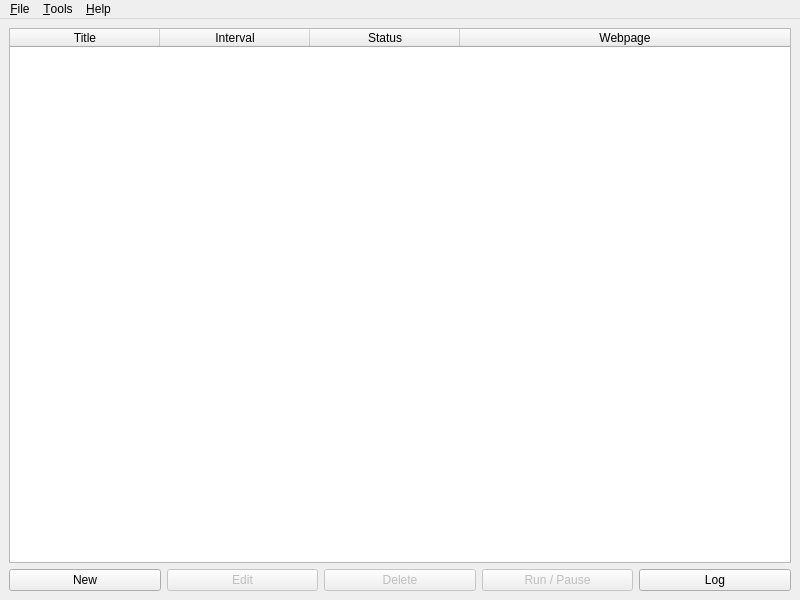
<?xml version="1.0" encoding="UTF-8"?>
<ui version="4.0">
 <class>MainWindow</class>
 <widget class="QMainWindow" name="MainWindow">
  <property name="geometry">
   <rect>
    <x>0</x>
    <y>0</y>
    <width>800</width>
    <height>600</height>
   </rect>
  </property>
  <property name="windowTitle">
   <string>PageSentry</string>
  </property>
  <widget class="QWidget" name="centralwidget">
   <layout class="QGridLayout" name="gridLayout_2">
    <item row="0" column="0">
     <layout class="QGridLayout" name="gridLayout">
      <item row="0" column="0">
       <widget class="QTableWidget" name="alertTableWidget">
        <property name="editTriggers">
         <set>QAbstractItemView::NoEditTriggers</set>
        </property>
        <property name="selectionMode">
         <enum>QAbstractItemView::SingleSelection</enum>
        </property>
        <property name="selectionBehavior">
         <enum>QAbstractItemView::SelectRows</enum>
        </property>
        <attribute name="horizontalHeaderDefaultSectionSize">
         <number>150</number>
        </attribute>
        <attribute name="horizontalHeaderShowSortIndicator" stdset="0">
         <bool>false</bool>
        </attribute>
        <attribute name="horizontalHeaderStretchLastSection">
         <bool>true</bool>
        </attribute>
        <attribute name="verticalHeaderVisible">
         <bool>false</bool>
        </attribute>
        <attribute name="verticalHeaderCascadingSectionResizes">
         <bool>false</bool>
        </attribute>
        <column>
         <property name="text">
          <string>Title</string>
         </property>
        </column>
        <column>
         <property name="text">
          <string>Interval</string>
         </property>
        </column>
        <column>
         <property name="text">
          <string>Status</string>
         </property>
        </column>
        <column>
         <property name="text">
          <string>Webpage</string>
         </property>
        </column>
       </widget>
      </item>
     </layout>
    </item>
    <item row="1" column="0">
     <layout class="QHBoxLayout" name="horizontalLayout">
      <item>
       <widget class="QPushButton" name="newButton">
        <property name="text">
         <string>New</string>
        </property>
       </widget>
      </item>
      <item>
       <widget class="QPushButton" name="editButton">
        <property name="enabled">
         <bool>false</bool>
        </property>
        <property name="text">
         <string>Edit</string>
        </property>
       </widget>
      </item>
      <item>
       <widget class="QPushButton" name="deleteButton">
        <property name="enabled">
         <bool>false</bool>
        </property>
        <property name="text">
         <string>Delete</string>
        </property>
       </widget>
      </item>
      <item>
       <widget class="QPushButton" name="runButton">
        <property name="enabled">
         <bool>false</bool>
        </property>
        <property name="text">
         <string>Run / Pause</string>
        </property>
        <property name="flat">
         <bool>false</bool>
        </property>
       </widget>
      </item>
      <item>
       <widget class="QPushButton" name="logButton">
        <property name="enabled">
         <bool>true</bool>
        </property>
        <property name="text">
         <string>Log</string>
        </property>
       </widget>
      </item>
     </layout>
    </item>
   </layout>
  </widget>
  <widget class="QMenuBar" name="menubar">
   <property name="geometry">
    <rect>
     <x>0</x>
     <y>0</y>
     <width>800</width>
     <height>32</height>
    </rect>
   </property>
   <widget class="QMenu" name="menuFile">
    <property name="title">
     <string>&amp;File</string>
    </property>
    <addaction name="actionNew"/>
    <addaction name="actionSave"/>
    <addaction name="actionExit"/>
   </widget>
   <widget class="QMenu" name="menuTools">
    <property name="title">
     <string>&amp;Tools</string>
    </property>
    <addaction name="actionOptions"/>
   </widget>
   <widget class="QMenu" name="menuHelp">
    <property name="title">
     <string>&amp;Help</string>
    </property>
    <addaction name="actionAbout"/>
   </widget>
   <addaction name="menuFile"/>
   <addaction name="menuTools"/>
   <addaction name="menuHelp"/>
  </widget>
  <action name="actionNew_Entry">
   <property name="text">
    <string>&amp;New Entry</string>
   </property>
  </action>
  <action name="actionAbout">
   <property name="text">
    <string>&amp;About</string>
   </property>
  </action>
  <action name="actionGithub">
   <property name="text">
    <string>GitHub</string>
   </property>
  </action>
  <action name="actionOptions">
   <property name="text">
    <string>&amp;Options</string>
   </property>
  </action>
  <action name="actionNew">
   <property name="text">
    <string>&amp;New</string>
   </property>
  </action>
  <action name="actionExit">
   <property name="text">
    <string>&amp;Exit</string>
   </property>
  </action>
  <action name="actionSave">
   <property name="text">
    <string>Save</string>
   </property>
  </action>
 </widget>
 <resources/>
 <connections/>
</ui>
